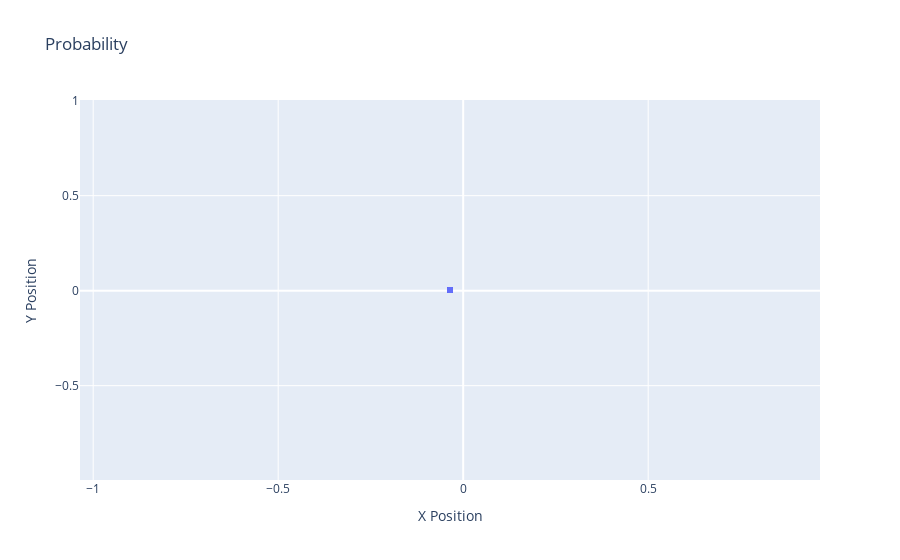

Source (notebook cell):
### Code cell
import plotly.graph_objs as go
from plotly.subplots import make_subplots

traj = np.asarray(results['Traj.r'].tolist())
print(traj[:, 0])

# Create the figure object
fig = make_subplots(rows=1, cols=1)
fig.layout.title = "Probability"
fig.layout.yaxis.title = 'Y Position'

fig.add_trace(
    go.Scatter(
        x=traj[:,0],
        y=traj[:,1],
        mode = 'markers'
    ),
    row = 1,
    col = 1,
)
fig.get_subplot(1, 1).xaxis.title = "X Position"

fig.show()
